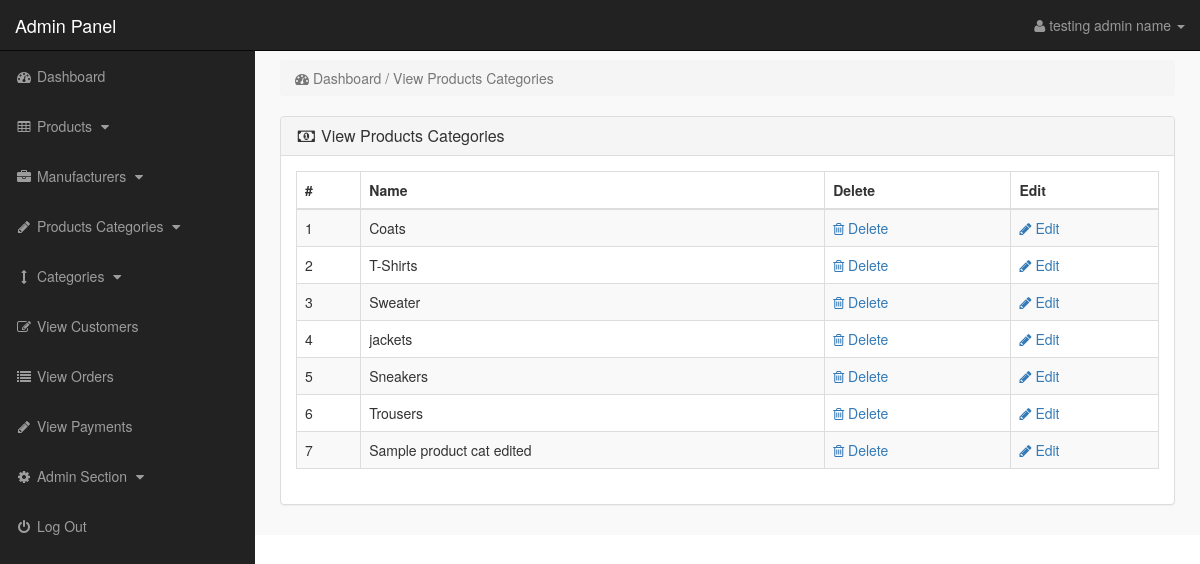
The app's page /admin_area/index.php?view_p_cats (signed in) with its own data.
### tables this page shows
CREATE TABLE `product_categories` (
  `p_cat_id` int(10) NOT NULL,
  `p_cat_title` text NOT NULL,
  `p_cat_top` text NOT NULL,
  `p_cat_image` text NOT NULL
);

### admin_area/view_p_cats.php (the view)
<?php
if(!isset($_SESSION['admin_email'])){
echo "<script>window.open('login.php','_self')</script>";
}
else {
?>
<div class="row">
<div class="col-lg-12">
<ol class="breadcrumb">
<li class="active">
<i class="fa fa-dashboard"></i> Dashboard / View Products Categories
</li>
</ol>
</div>
</div>
<div class="row">
<div class="col-lg-12">
<div class="panel panel-default">
<div class="panel-heading">
<h3 class="panel-title">
<i class="fa fa-money fa-fw"> </i> View Products Categories
</h3>
</div>
<div class="panel-body">
<div class="table-responsive">
<table class="table table-bordered table-hover table-striped">
<thead>
<tr>
<th>#</th>
<th>Name</th>
<th>Delete</th>
<th>Edit</th>
</tr>
</thead>
<tbody>
<?php
$i=0;
$get_p_cats = "select * from product_categories";
$run_p_cats = mysqli_query($con,$get_p_cats);
while($row_p_cats = mysqli_fetch_array($run_p_cats)){
$p_cat_id = $row_p_cats['p_cat_id'];
$p_cat_title = $row_p_cats['p_cat_title'];
$i++;
?>
<tr>
<td> <?php echo $i; ?> </td>
<td> <?php echo $p_cat_title; ?> </td>
<td>
<a href="index.php?delete_p_cat=<?php echo $p_cat_id; ?>">
<i class="fa fa-trash-o"></i> Delete
</a>
</td>
<td>
<a href="index.php?edit_p_cat=<?php echo $p_cat_id; ?>">
<i class="fa fa-pencil"></i> Edit
</a>
</td>
</tr>
<?php } ?>
</tbody>
</table>
</div>
</div>
</div>
</div>
</div>
<?php } ?>

### admin_area/includes/sidebar.php (shortened to what this page needs)
<?php
if(!isset($_SESSION['admin_email'])){
echo "<script>window.open('login.php','_self')</script>";
}
else {
?>
<nav class="navbar navbar-inverse navbar-fixed-top" >
<div class="navbar-header" >
<a class="navbar-brand" href="index.php?dashboard" >Admin Panel</a>
</div>
<ul class="nav navbar-right top-nav" >
<li class="dropdown" >
<a href="#" class="dropdown-toggle" data-toggle="dropdown" >
<i class="fa fa-user" ></i>
<?php echo $admin_name; ?> <b class="caret" ></b>
</a>
</li>
</ul>
<div class="collapse navbar-collapse navbar-ex1-collapse">
<ul class="nav navbar-nav side-nav">
<li>
<a href="index.php?dashboard">
<i class="fa fa-fw fa-dashboard"></i> Dashboard
</a>
</li>
<li>
<a href="#" data-toggle="collapse" data-target="#products">
<i class="fa fa-fw fa-table"></i> Products
<i class="fa fa-fw fa-caret-down"></i>
</a>
</li>
<li>
<a href="#" data-toggle="collapse" data-target="#manufacturers">
<i class="fa fa-fw fa-briefcase"></i> Manufacturers
<i class="fa fa-fw fa-caret-down"></i>
</a>
</li>
<li>
<a href="#" data-toggle="collapse" data-target="#p_cat">
<i class="fa fa-fw fa-pencil"></i> Products Categories
<i class="fa fa-fw fa-caret-down"></i>
</a>
</li>
<li>
<a href="#" data-toggle="collapse" data-target="#cat">
<i class="fa fa-fw fa-arrows-v"></i> Categories
<i class="fa fa-fw fa-caret-down"></i>
</a>
</li>
<li>
<a href="index.php?view_customers">
<i class="fa fa-fw fa-edit"></i> View Customers
</a>
</li>
<li>
<a href="index.php?view_orders">
<i class="fa fa-fw fa-list"></i> View Orders
</a>
</li>
<li>
<a href="index.php?view_payments">
<i class="fa fa-fw fa-pencil"></i> View Payments
</a>
</li>
<li>
<a href="#" data-toggle="collapse" data-target="#users">
<i class="fa fa-fw fa-gear"></i> Admin Section
<i class="fa fa-fw fa-caret-down"></i>
</a>
</li>
<li>
<a href="logout.php">
<i class="fa fa-fw fa-power-off"></i> Log Out
</a>
</li>
</ul>
</div>
</nav>
<?php } ?>

### admin_area/css/style.css (style rules this page uses)
body { margin-top:100px; }
@media (min-width: 768px) { body { margin-top:50px; } }
.top-nav { padding:0 15px; }
.top-nav>li { display:inline-block; float:left; }
.top-nav>li>a { padding-top:15px; padding-bottom:15px; line-height:20px; color:#999; }
@media (min-width: 768px) { .side-nav { position:fixed; top:51px; width:255px; border-radius:0; overflow-y:auto; background-color: #222; bottom:0; overflow-x:hidden; padding-bottom:40px; } }
@media (min-width: 768px) { .side-nav>li>a { width:255px; } }
.panel-body { border-radius:5px; }

### records on screen
product_categories: p_cat_title "Coats"
product_categories: p_cat_title "T-Shirts"
product_categories: p_cat_title "Sweater"
product_categories: p_cat_title "jackets"
product_categories: p_cat_title "Sneakers"
product_categories: p_cat_title "Trousers"
product_categories: p_cat_title "Sample product cat edited"

### other values on screen
$admin_name "testing admin name"
